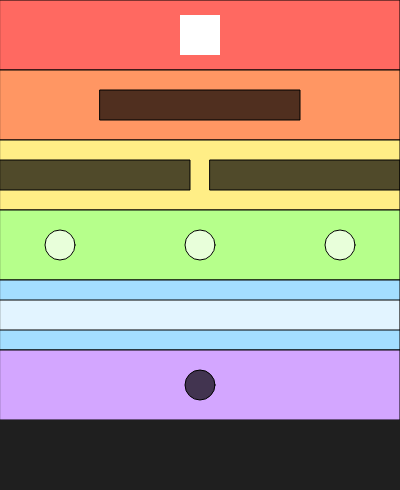
Frame 1 (no input)
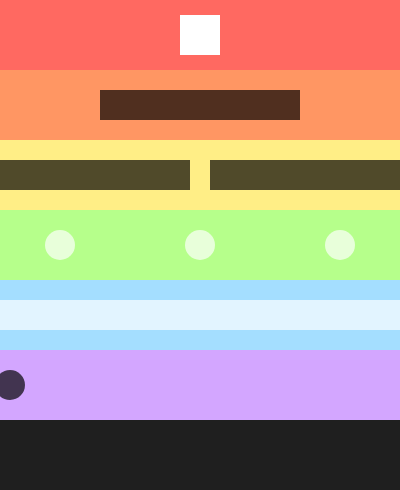
Frame 60 (no input)
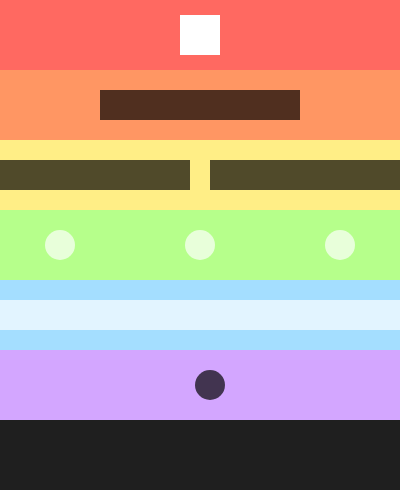
Frame 120 (the mouse pressed at the canvas centre since frame 60)

The p5.js sketch that drew these frames (run headless with seeded random() and noise() and a simulated clock; from frame 60 on, the mouse is pressed at the canvas centre):

// p5.js sketch
// ── sketch.js
//Use WASD And The Arrow Keys To Move

//Black Barriers/Obstacles Cannot Be Passed At All
//You Can Pass Through White Barriers If You Are A Certain Width
//All Barriers Send You To The Start

//Confetti Code By Dibyayan Kar

var px = 200;
var py = 35;
var pw = 20;
var ph = 20;

var move = 3;

var obx = 200;
var oby = 105;
var obw = 100;
var obh = 15;

var yblx = 95;
var ybly = 175;
var yblw = 95;
var yblh = 15;

var ybrx = 305;
var ybry = 175;
var ybrw = 95;
var ybrh = 15;

var gb1x = 60;
var gb2x = 200;
var gb3x = 340;
var gby = 245;
var gbw = 15;
var gbh = 15;

var pbx = 200;
var pby = 385;
var pbw = 15;
var pbh = 15;
var pbs = 10;

var myBall = [];
var r = 5;

function setup() {
  createCanvas(400, 490);
  
  for (var i = 0; i<43; i++){
  myBall.push(new Ball());
  }
  
}

function draw() {
  background(0);
  {rectMode(CORNER);
  	//Red
    fill(255,105,97);
  	rect(0,0,400,70);
    //Orange
    fill(255,150,99);
  	rect(0,70,400,70);
    //Yellow
    fill(255,238,134);
  	rect(0,140,400,70);
    //Green
    fill(182,255,139);
  	rect(0,210,400,70);
    //Blue
    fill(164,222,255);
  	rect(0,280,400,70);
    //Purple
    fill(211,166,255);
  	rect(0,350,400,70);
  } //Colors
 
  { //Orange Level
  fill(0,175);
  rectMode(RADIUS);
  rect(obx, oby, obw, obh);
  
  if (px+pw > obx-obw && px-pw < obx+obw && py+ph > oby-obh && py-ph < oby+obh) {
   px = 200;
   py = 35;
   pw = 20;
   ph = 20;
  }
  } //Orange Level

  { //Yellow Level
  fill(0,175);
  rectMode(RADIUS);
  rect(yblx,ybly,yblw,yblh);
  
  if (px+pw > yblx-yblw && px-pw < yblx+yblw && py+ph > ybly-yblh && py-ph < ybly+yblh) {
   px = 200;
   py = 35;
   pw = 20;
   ph = 20;
  } 
  
  fill(0,175);
  rectMode(RADIUS);
  rect(ybrx,ybry,ybrw,ybrh);
  
  if (px+pw > ybrx-ybrw && px-pw < ybrx+ybrw && py+ph > ybry-ybrh && py-ph < ybry+ybrh) {
   px = 200;
   py = 35;
   pw = 20;
   ph = 20;
  } 
  } //Yellow Level
  
  { //Green Level
  fill(255,175);
  ellipseMode(RADIUS);
  ellipse(gb1x, gby, gbw, gbh);

  ellipse(gb2x, gby, gbw, gbh);
  
  ellipse(gb3x, gby, gbw, gbh);
  
  if (px+pw > gb1x-gbw && px-pw < gb1x+gbw && py+ph > gby-gbh && py-ph < gby+gbh && pw < 40) {
   px = 200;
   py = 35;
   pw = 20;
   ph = 20;
  }
  if (px+pw > gb2x-gbw && px-pw < gb2x+gbw && py+ph > gby-gbh && py-ph < gby+gbh && pw < 40) {
   px = 200;
   py = 35;
   pw = 20;
   ph = 20;
  }
  if (px+pw > gb3x-gbw && px-pw < gb3x+gbw && py+ph > gby-gbh && py-ph < gby+gbh && pw < 40) {
   px = 200;
   py = 35;
   pw = 20;
   ph = 20;
  }
  } //Green Level
  
  {
  fill(255,175);
  rectMode(RADIUS);
  rect(200, 315, 200, 15);
  
  if (py > 300 && py < 330 && pw < 40) {
   px = 200;
   py = 35;
   pw = 20;
   ph = 20;
  }
  } //Blue Level

	{ //Purple Level
  fill(0,175);
  ellipse(pbx,pby,pbw,pbh);
   pbx = pbx + pbs;
  if (pbx >= 400 || pbx <= 0) {
   pbs = -pbs;
  }
	if (px+pw > pbx-pbw && px-pw < pbx+pbw && py+ph > pby-pbh && py-ph < pby+pbh) {
   px = 200;
   py = 35;
   pw = 20;
   ph = 20;
	}
} //Purple Level
  
//Place Elements Here
  endzone();
  player();

}
  
//Place Functions Here
  function player() {
  	fill (255);
    noStroke();
    rectMode(RADIUS);
    rect (px, py, pw, ph);

  { //WASD
    if (keyIsDown(87)) {
   	py = py - move;
   } else if (keyIsDown(83)) {
   	py = py + move;
	 } else if (keyIsDown(65)) {
   	px = px - move;
   } else if (keyIsDown(68)) {
   	px = px + move;
   }
    } // WASD
    
  { //Arrows
    if (keyIsDown(UP_ARROW)) {
   	ph = ph - move;
   } else if (keyIsDown(DOWN_ARROW)) {
   	ph = ph + move;
   } else if (keyIsDown(LEFT_ARROW)) {
  	pw = pw - move;
   } else if (keyIsDown(RIGHT_ARROW)) {
   	pw = pw + move;
   }
  } //Arrows
    
  { //Size Barrier
	if (ph >= py+50 || ph <= (2*ph)-50) {
  	ph = ph - move;
  } else if (pw >= px+50 || pw <= (2*pw)-50) {
  	pw = pw - move;
  } else if (ph <= 1) {
    ph = ph + move;
  } else if (pw <= 1) {
    pw = pw + move;
   }
  } //Size Barrier
  }
  
	function endzone() {
  fill(100,100,100,80);
  noStroke();
  rectMode(CORNER);
  rect(0,420,400,70);
    
  if (py > 420) {
   win();
  }
    
  }

  function win() {
  	textAlign(CENTER);
    textSize(55);
    textFont('Comic Sans MS');
    fill(0,115);
    text('You Win!', 204, 260);
    
   for (var i = 0; i< myBall.length; i++){
 		 myBall[i].display();
 		 myBall[i].move();
	   myBall[i].bounce();
   }
	
}

class Ball{
  
  constructor() {
  this.x = random(width);
  this.y = random(height);
  this.xspeed = random(2,5);
  this.yspeed = random(2,5);
  }
  
  display() {
  var color1 = random(255);
  var color2 = random(255);
  var color3 = random(255);
  noStroke();
  fill(color1,color2,color3)  
  ellipse(this.x, this.y, r*2, r*2);
  }

  move() {
  this.x += this.xspeed;
  this.y += this.yspeed;
  }

  bounce() {
  if (this.x > width - r || this.x < r) {
    this.xspeed = -this.xspeed;
  }
    
  if (this.y > height - r || this.y < r) {
    this.yspeed = -this.yspeed;
  }
    
  }
}
